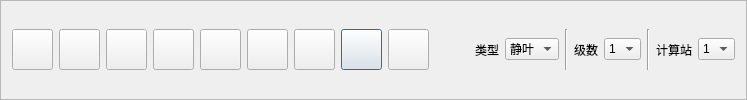
          <widget class="QFrame" name="frame_6">
           <property name="frameShape">
            <enum>QFrame::StyledPanel</enum>
           </property>
           <property name="frameShadow">
            <enum>QFrame::Raised</enum>
           </property>
           <layout class="QVBoxLayout" name="verticalLayout_4" stretch="0">
            <item>
             <layout class="QHBoxLayout" name="horizontalLayout_5" stretch="0,0,0,0,0,0,0,0,0,0,0,0,0,0,0,0,0,0">
              <item>
               <widget class="QPushButton" name="pushButton_resize">
                <property name="minimumSize">
                 <size>
                  <width>41</width>
                  <height>41</height>
                 </size>
                </property>
                <property name="maximumSize">
                 <size>
                  <width>41</width>
                  <height>41</height>
                 </size>
                </property>
                <property name="styleSheet">
                 <string notr="true">border-image: url(:/source/resize.png);


</string>
                </property>
                <property name="text">
                 <string/>
                </property>
               </widget>
              </item>
              <item>
               <widget class="QPushButton" name="pushButton_control">
                <property name="minimumSize">
                 <size>
                  <width>41</width>
                  <height>41</height>
                 </size>
                </property>
                <property name="maximumSize">
                 <size>
                  <width>41</width>
                  <height>41</height>
                 </size>
                </property>
                <property name="styleSheet">
                 <string notr="true">border-image: url(:/source/control_on.png);</string>
                </property>
                <property name="text">
                 <string/>
                </property>
               </widget>
              </item>
              <item>
               <widget class="QPushButton" name="pushButton_zhonghu">
                <property name="minimumSize">
                 <size>
                  <width>41</width>
                  <height>41</height>
                 </size>
                </property>
                <property name="maximumSize">
                 <size>
                  <width>41</width>
                  <height>41</height>
                 </size>
                </property>
                <property name="styleSheet">
                 <string notr="true">border-image: url(:/source/zhonghu_on.png);
</string>
                </property>
                <property name="text">
                 <string/>
                </property>
               </widget>
              </item>
              <item>
               <widget class="QPushButton" name="pushButton_drag">
                <property name="minimumSize">
                 <size>
                  <width>41</width>
                  <height>41</height>
                 </size>
                </property>
                <property name="maximumSize">
                 <size>
                  <width>41</width>
                  <height>41</height>
                 </size>
                </property>
                <property name="styleSheet">
                 <string notr="true">border-image: url(:/source/drag_on.png);</string>
                </property>
                <property name="text">
                 <string/>
                </property>
               </widget>
              </item>
              <item>
               <widget class="QPushButton" name="pushButton_square">
                <property name="minimumSize">
                 <size>
                  <width>41</width>
                  <height>41</height>
                 </size>
                </property>
                <property name="maximumSize">
                 <size>
                  <width>41</width>
                  <height>41</height>
                 </size>
                </property>
                <property name="styleSheet">
                 <string notr="true">border-image: url(:/source/lashen_off.png);
</string>
                </property>
                <property name="text">
                 <string/>
                </property>
               </widget>
              </item>
              <item>
               <widget class="QPushButton" name="pushButton_thick">
                <property name="minimumSize">
                 <size>
                  <width>41</width>
                  <height>41</height>
                 </size>
                </property>
                <property name="maximumSize">
                 <size>
                  <width>41</width>
                  <height>41</height>
                 </size>
                </property>
                <property name="styleSheet">
                 <string notr="true">border-image: url(:/source/cascade_thickness.png);

</string>
                </property>
                <property name="text">
                 <string/>
                </property>
               </widget>
              </item>
              <item>
               <widget class="QPushButton" name="pushButton_plot3d">
                <property name="minimumSize">
                 <size>
                  <width>41</width>
                  <height>41</height>
                 </size>
                </property>
                <property name="maximumSize">
                 <size>
                  <width>41</width>
                  <height>41</height>
                 </size>
                </property>
                <property name="styleSheet">
                 <string notr="true">border-image: url(:/source/xyz.png);</string>
                </property>
                <property name="text">
                 <string/>
                </property>
               </widget>
              </item>
              <item>
               <widget class="QPushButton" name="pushButton_alter">
                <property name="minimumSize">
                 <size>
                  <width>41</width>
                  <height>41</height>
                 </size>
                </property>
                <property name="maximumSize">
                 <size>
                  <width>41</width>
                  <height>41</height>
                 </size>
                </property>
                <property name="styleSheet">
                 <string notr="true">border-image: url(:/source/optimize.png);</string>
                </property>
                <property name="text">
                 <string/>
                </property>
                <property name="iconSize">
                 <size>
                  <width>10</width>
                  <height>10</height>
                 </size>
                </property>
                <property name="default">
                 <bool>true</bool>
                </property>
               </widget>
              </item>
              <item>
               <widget class="QPushButton" name="pushButton_about">
                <property name="minimumSize">
                 <size>
                  <width>41</width>
                  <height>41</height>
                 </size>
                </property>
                <property name="maximumSize">
                 <size>
                  <width>41</width>
                  <height>41</height>
                 </size>
                </property>
                <property name="styleSheet">
                 <string notr="true">border-image: url(:/source/information.png);
</string>
                </property>
                <property name="text">
                 <string/>
                </property>
               </widget>
              </item>
              <item>
               <spacer name="horizontalSpacer_4">
                <property name="orientation">
                 <enum>Qt::Horizontal</enum>
                </property>
                <property name="sizeHint" stdset="0">
                 <size>
                  <width>40</width>
                  <height>20</height>
                 </size>
                </property>
               </spacer>
              </item>
              <item>
               <widget class="QLabel" name="label_3">
                <property name="text">
                 <string>类型</string>
                </property>
               </widget>
              </item>
              <item>
               <widget class="QComboBox" name="comboBox_leixing">
                <item>
                 <property name="text">
                  <string>静叶</string>
                 </property>
                </item>
               </widget>
              </item>
              <item>
               <widget class="Line" name="line">
                <property name="orientation">
                 <enum>Qt::Vertical</enum>
                </property>
               </widget>
              </item>
              <item>
               <widget class="QLabel" name="label_4">
                <property name="text">
                 <string>级数</string>
                </property>
               </widget>
              </item>
              <item>
               <widget class="QComboBox" name="comboBox_jishu">
                <item>
                 <property name="text">
                  <string>1</string>
                 </property>
                </item>
               </widget>
              </item>
              <item>
               <widget class="Line" name="line_3">
                <property name="orientation">
                 <enum>Qt::Vertical</enum>
                </property>
               </widget>
              </item>
              <item>
               <widget class="QLabel" name="label_5">
                <property name="text">
                 <string>计算站</string>
                </property>
               </widget>
              </item>
              <item>
               <widget class="QComboBox" name="comboBox_jisuanzhan">
                <item>
                 <property name="text">
                  <string>1</string>
                 </property>
                </item>
               </widget>
              </item>
             </layout>
            </item>
           </layout>
          </widget>
